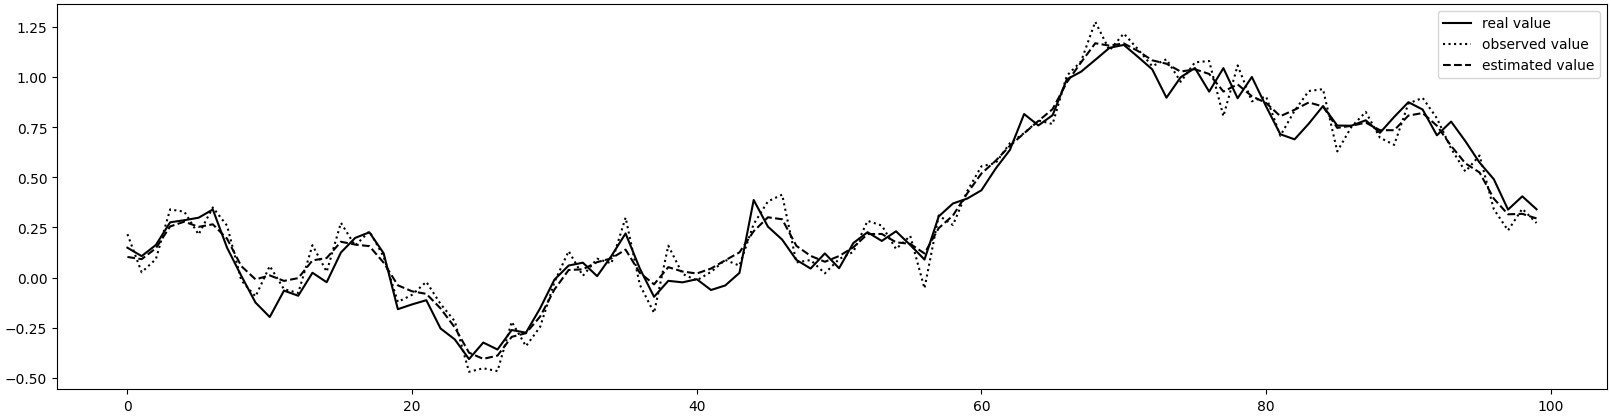

Source code (Python):
from numpy import zeros, arange, random, linalg
import matplotlib.pyplot as plt

N, rho, sigma, tau = 100, 1.0, 0.1, 0.1
random.seed(2021)

x, y = zeros(N), zeros(N)
for i in range(N):
    x[i] = rho*x[i - 1] + sigma*random.normal(0, 1)
    y[i] = x[i] + tau*random.normal(0, 1)

A = zeros((N, 2 * N))
for i in range(N):
    for j in range(i + 1):
        A[i, j] = rho**(i - j) * sigma
    A[i, N + i] = tau
B = linalg.pinv(A)

v = B.dot(y)
z = zeros(N)
for i in range(N):
    z[i] = rho*z[i - 1] + sigma*v[i]
print(f'(y-x)^2 = {sum((y-x) ** 2)}')
print(f'(z-x)^2 = {sum((z-x) ** 2)}')

plt.figure(figsize=(20, 5))
T = arange(N)
plt.plot(T, x, color='black', linestyle = 'solid', label='real value')
plt.plot(T, y, color='black', linestyle = 'dotted', label='observed value')
plt.plot(T, z, color='black', linestyle = 'dashed', label='estimated value')
plt.legend()
plt.savefig('estimate2.png', bbox_inches='tight', pad_inches=0.05)
plt.show()

'''
(y-x)^2 = 0.9032093121921972
(z-x)^2 = 0.48559541437198783
'''
